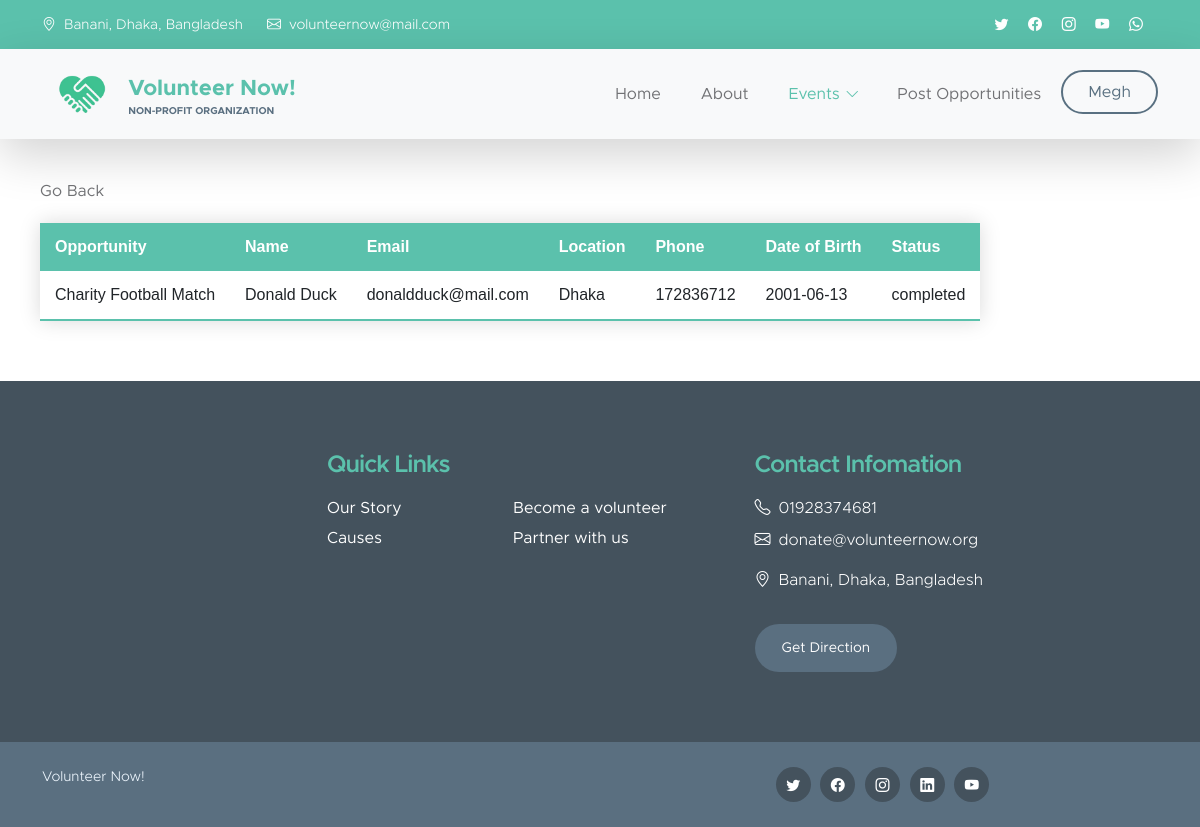
Page /org-oppdeets.php (signed in) on the committed database.
### tables this page shows
CREATE TABLE `organization` (
  `name` varchar(50) NOT NULL,
  `email` varchar(50) NOT NULL,
  `password` varchar(50) NOT NULL,
  `address` varchar(100) NOT NULL,
  `description` varchar(500) NOT NULL,
  `website` varchar(50) DEFAULT NULL,
  `cause_one` varchar(100) DEFAULT NULL,
  `cause_two` varchar(100) DEFAULT NULL,
  `cause_three` varchar(100) DEFAULT NULL,
  `org_id` varchar(50) NOT NULL
);

CREATE TABLE `application` (
  `appid` int(11) NOT NULL,
  `vol_email` varchar(50) NOT NULL,
  `org_name` varchar(50) NOT NULL,
  `status` varchar(50) NOT NULL,
  `oppid` int(11) NOT NULL
);

CREATE TABLE `opportunity` (
  `name` varchar(100) NOT NULL,
  `location` varchar(50) NOT NULL,
  `description` varchar(1000) NOT NULL,
  `skill` varchar(100) DEFAULT NULL,
  `org_name` varchar(50) NOT NULL,
  `vol_num` int(11) NOT NULL,
  `startdate` date NOT NULL,
  `enddate` date NOT NULL,
  `oppid` int(11) NOT NULL,
  `status` varchar(50) NOT NULL,
  `vol_found` int(11) NOT NULL
);

CREATE TABLE `volunteer` (
  `vid` varchar(50) NOT NULL,
  `name` varchar(50) NOT NULL,
  `phone` varchar(50) NOT NULL,
  `email` varchar(50) NOT NULL,
  `location` varchar(50) NOT NULL,
  `password` varchar(50) NOT NULL,
  `dob` date NOT NULL
);

### org-functions.php (called while the page is built, shortened)
<?php
function check_login($con)
{
	if(isset($_SESSION['org_id']))
	{
		$id = $_SESSION['org_id'];
		$query = "select * from organization where org_id = '$id' limit 1";
		$result = mysqli_query($con,$query);
		if($result && mysqli_num_rows($result) > 0)
		{
			$user_data = mysqli_fetch_assoc($result);
			return $user_data;
		}
	}
	die;
}

### checkstatus.php (called while the page is built, shortened)
<?php
include("connection.php");
$query4 = "SELECT * FROM opportunity";
$res4 = mysqli_query($con, $query4);
while ($row = $res4->fetch_assoc()) {
    $oppid = $row['oppid'];
}

### org-oppdeets.php (the view, shortened to what this page needs)
<?php
    include("connection.php");
    include("org-functions.php");
    include("checkstatus.php");
    $user_data = check_login($con);
    $sql2 = "SELECT appid, opportunity.name AS oppname, application.status, volunteer.name AS volname,
        email, phone, volunteer.location, dob FROM application, opportunity, volunteer WHERE application.oppid = '$oppid'
        AND application.vol_email = volunteer.email AND opportunity.oppid = '$oppid' AND (application.status = 'accepted' OR application.status = 'completed' OR application.status = 'accepted(event_closed)')";
?>
<!doctype html>
<html lang="en">
    <head>
        <link href="css/bootstrap.min.css" rel="stylesheet">
        <link href="css/bootstrap-icons.css" rel="stylesheet">
        <link href="css/style.css" rel="stylesheet">
    </head>
    <body id="section_1">
        <header class="site-header">
            <div class="container">
                <div class="row">
                    <div class="col-lg-8 col-12 d-flex flex-wrap">
                        <p class="d-flex me-4 mb-0">
                            <i class="bi-geo-alt me-2"></i>
                            Banani, Dhaka, Bangladesh
                        </p>
                        <p class="d-flex mb-0">
                            <i class="bi-envelope me-2"></i>
                            <a href="mailto:volunteernow@mail.com">
                                volunteernow@mail.com
                            </a>
                        </p>
                    </div>
                    <div class="col-lg-3 col-12 ms-auto d-lg-block d-none">
                        <ul class="social-icon">
                            <li class="social-icon-item">
                                <a href="#" class="social-icon-link bi-twitter"></a>
                            </li>
                            <li class="social-icon-item">
                                <a href="#" class="social-icon-link bi-facebook"></a>
                            </li>
                            <li class="social-icon-item">
                                <a href="#" class="social-icon-link bi-instagram"></a>
                            </li>
                            <li class="social-icon-item">
                                <a href="#" class="social-icon-link bi-youtube"></a>
                            </li>
                            <li class="social-icon-item">
                                <a href="#" class="social-icon-link bi-whatsapp"></a>
                            </li>
                        </ul>
                    </div>
                </div>
            </div>
        </header>
        <nav class="navbar navbar-expand-lg bg-light shadow-lg">
            <div class="container">
                    <a class="navbar-brand" href="index.html">
                    <img src="images/stickerlogo_volunteernow.png" class="logo img-fluid" alt="Volunteer Now!">
                    <span>
                        Volunteer Now!
                        <small>Non-profit Organization</small>
                    </span>
                </a>
                <div class="collapse navbar-collapse" id="navbarNav">
                    <ul class="navbar-nav ms-auto">
                        <li class="nav-item">
                            <a class="nav-link" href="org-index.php">Home</a>
                        </li>
                        <li class="nav-item">
                            <a class="nav-link" href="org-index.php">About</a>
                        </li>
                        <li class="nav-item dropdown">
                            <a class="nav-link dropdown-toggle active" href="" id="navbarLightDropdownMenuLink" data-bs-toggle="dropdown" aria-expanded="false">Events</a>
                        </li>
                        <li class="nav-item">
                            <a class="nav-link" href="org-postopp.php">Post Opportunities</a>
                        </li>
                        <li class="nav-item dropdown">
                            <a class="nav-link custom-btn custom-border-btn btn" href="" id="navbarLightDropdownMenuLink" role="button" data-bs-toggle="dropdown" aria-expanded="false"><?php echo $user_data['name']; ?></a>
                        </li>
                    </ul>
                </div>
            </div>
        </nav>
        <main>
        <section class="pending-req-list">
        <div class = "table-container">
        <a href="org-eventhis-present.php">Go Back</a>
        <table class="styled-table">
            <thead>
                <tr>
                    <th><a href="">Opportunity</a></th>
                    <th><a href="">Name</a></th>
                    <th><a href="">Email</a></th>
                    <th><a href="">Location</a></th>
                    <th><a href="">Phone</a></th>
                    <th><a href="">Date of Birth</a></th>
                    <th><a href="">Status</a></th>
                </tr>
            </thead>
            <tbody>
                <?php
                $result1 = mysqli_query($con, $sql2);
                while ($row = $result1->fetch_assoc()) {
                    $oppname = $row['oppname'];
                    $volname = $row['volname'];
                    $email = $row['email'];
                    $location = $row['location'];
                    $phone = $row['phone'];
                    $dob = $row['dob'];
                    $status = $row['status'];
                ?>
                <tr>
                    <td><?php echo $oppname; ?></td>
                    <td><?php echo $volname; ?></td>
                    <td><?php echo $email; ?></td>
                    <td><?php echo $location; ?></td>
                    <td><?php echo $phone; ?></td>
                    <td><?php echo $dob; ?></td>
                    <td><?php echo $status; ?></td>
                </tr>
                <?php
                }
                ?>
            </tbody>
        </table>
        </div>
        </section>
        </main>
        <footer class="site-footer">
            <div class="container">
                <div class="row">
                    <div class="col-lg-3 col-12 mb-4">
                    </div>
                    <div class="col-lg-4 col-md-6 col-12 mb-4">
                        <h5 class="site-footer-title mb-3">Quick Links</h5>
                        <ul class="footer-menu">
                            <li class="footer-menu-item"><a href="#" class="footer-menu-link">Our Story</a></li>
                            <li class="footer-menu-item"><a href="#" class="footer-menu-link">Causes</a></li>
                            <li class="footer-menu-item"><a href="#" class="footer-menu-link">Become a volunteer</a></li>
                            <li class="footer-menu-item"><a href="#" class="footer-menu-link">Partner with us</a></li>
                        </ul>
                    </div>
                    <div class="col-lg-4 col-md-6 col-12 mx-auto">
                        <h5 class="site-footer-title mb-3">Contact Infomation</h5>
                        <p class="text-white d-flex mb-2">
                            <i class="bi-telephone me-2"></i>
                            <a href="tel: 120-240-9600" class="site-footer-link">
                                01928374681
                            </a>
                        </p>
                        <p class="text-white d-flex">
                            <i class="bi-envelope me-2"></i>
                            <a href="mailto:info@yourgmail.com" class="site-footer-link">
                                donate@volunteernow.org
                            </a>
                        </p>
                        <p class="text-white d-flex mt-3">
                            <i class="bi-geo-alt me-2"></i>
                            Banani, Dhaka, Bangladesh
                        </p>
                        <a href="#" class="custom-btn btn mt-3">Get Direction</a>
                    </div>
                </div>
            </div>
            <div class="site-footer-bottom">
                <div class="container">
                    <div class="row">
                        <div class="col-lg-6 col-md-7 col-12">
                            <p class="copyright-text mb-0">Volunteer Now!</p>
                        </div>
                        <div class="col-lg-6 col-md-5 col-12 d-flex justify-content-center align-items-center mx-auto">
                            <ul class="social-icon">
                                <li class="social-icon-item">
                                    <a href="#" class="social-icon-link bi-twitter"></a>
                                </li>
                                <li class="social-icon-item">
                                    <a href="#" class="social-icon-link bi-facebook"></a>
                                </li>
                                <li class="social-icon-item">
                                    <a href="#" class="social-icon-link bi-instagram"></a>
                                </li>
                                <li class="social-icon-item">
                                    <a href="#" class="social-icon-link bi-linkedin"></a>
                                </li>
                                <li class="social-icon-item">
                                    <a href="https://youtube.com/templatemo" class="social-icon-link bi-youtube"></a>
                                </li>
                            </ul>
                        </div>
                    </div>
                </div>
            </div>
        </footer>
    </body>
</html>

### rows in the picture
organization: name "Megh"
application: oppid.name "Charity Football Match", vol_email.name "Donald Duck", vol_email.email "donaldduck@mail.com", vol_email.location "Dhaka", vol_email.phone "172836712", vol_email.dob "2001-06-13", status "completed"
